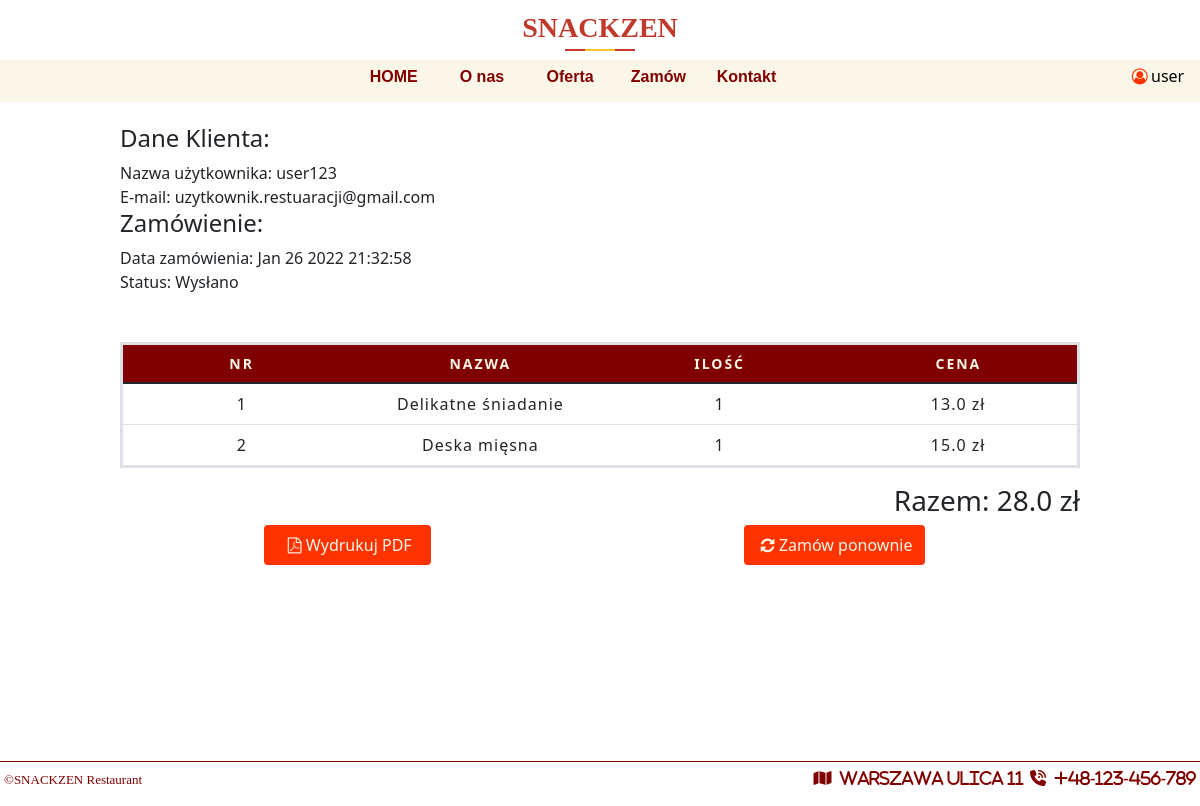
The app's page /orders/ba9dc15927 (signed in) with its own data.
### Restaurant/models.py (models this page shows, shortened)
class User(db.Model, UserMixin):
    id = db.Column(db.Integer, primary_key=True)
    username = db.Column(db.String(20), unique=True, nullable=False)
    email = db.Column(db.String(120), unique=True, nullable=False)
    password = db.Column(db.String(60), unique=True)

class CustomerOrder(db.Model):
    id = db.Column(db.Integer, primary_key=True)
    invoice = db.Column(db.String(20), unique=True, nullable=False)
    status = db.Column(db.String(20), default='Niezapłacone', nullable=False)
    customer_id = db.Column(db.String(20), unique=False, nullable=False)
    date_created = db.Column(db.DateTime, default=datetime.utcnow, nullable=False)
    orders = db.Column(JsonEcodedDict)

### Restaurant/orders/routes.py (the view)
@order.route('/orders/<invoice>')
@login_required
def orders(invoice):
    if current_user.is_authenticated:
       total = 0
       orders = CustomerOrder.query.filter_by(invoice=invoice).first()
       customer = User.query.filter_by(id=orders.customer_id).first()
       for _key, product in orders.orders.items():
           total += float(product['price']) * int(product['quantity'])
    else:
        return redirect(url_for('users.login'))
    return render_template('user-order.html', menu=menu, invoice=invoice, total=str(total), customer=customer, orders=orders)

### Restaurant/models.py (called while the page is built)
@login_manager.user_loader
def load_user(user_id):
    return User.query.get(int(user_id))

    def process_result_value(self, value, dialect):
        if value is None:
            return {}
        else:
            return json.loads(value)

### Restaurant/templates/user-order.html (shortened to what this page needs)
{% extends "layout.html" %}
{% block content %}
    <div style="background-color: white" id="information-box">
        <div class="information-box-content3">
                <h4>Dane Klienta: </h4>
                Nazwa użytkownika: {{ customer.username }} <br>
                E-mail: {{ customer.email }} <br>
                <h4>Zamówienie: </h4>
                Data zamówienia: {{ orders.date_created.strftime("%b %d %Y %H:%M:%S") }} <br>
                Status: {{ orders.status }} <br>
                <br>
                <br>
                    <table class="table">
                    <thead>
                        <th class="text-center">Nr</th>
                        <th class="text-center">Nazwa</th>
                        <th class="text-center">Ilość</th>
                        <th class="text-center">Cena</th>
                    </thead>
                    <tbody>
                        {% for key, product in orders.orders.items() %}
                            <tr>
                                <td>{{ loop.index }}</td>
                                <td>{{ product.name }}</td>
                                <td>{{ product.quantity }}</td>
                                <td>{{ product.price }} zł</td>
                            </tr>
                        {% endfor %}
                    </tbody>
                </table>
                <h3 style ="text-align: right">Razem: {{ total }} zł</h3>
                <div class="buttons">
                    <form class="form-btn" action="{{url_for('order.get_pdf', invoice=invoice)}}" method="POST">
                        <button class="btn" type='submit'><i class="icon-pdf"></i>Wydrukuj PDF</button>
                    </form>
                    <form class="form-btn" action="{{url_for('order.order_again', invoice=invoice)}}" method="POST">
                        <button class="btn" type='submit'><i class="icon-update"></i>Zamów ponownie</button>
                    </form>
        </div>
    </div>
    </div>
{% endblock %}

### Restaurant/templates/layout.html (shortened to what this page needs)
<!DOCTYPE html>
<html lang="en">
<head>
    <link href="https://cdn.jsdelivr.net/npm/bootstrap@5.1.3/dist/css/bootstrap.min.css" rel="stylesheet">
    <link rel= "stylesheet" type= "text/css" href= "{{ url_for('static',filename='styles/style.css') }}">
    <link rel= "stylesheet" type= "text/css" href= "{{ url_for('static',filename='styles/fontello.css') }}">
</head>
<body>
    <div id="top-bar">
        <div id="res_name">
            <div class="page_title text-center">
                <h3 style="font-family: Food">SNACKZEN</h3>
            </div>
        </div>
        <div id="contest-menu">
            {% for el in menu %}
                <a style="font-weight: bold;color:maroon" class="contest-menu-element" href="{{ url_for(el.url) }}">{{ el.name }} </a>
            {% endfor %}
            {% if current_user.is_authenticated %}
                <div class="contest-menu-element-user">
            <a><i class="icon-user"></i></a>{{ current_user.username }}
            </div>
            {% endif %}
        </div>
    </div>
{% block content %}{% endblock %}
    <footer style="display: flex;flex-direction: row; justify-content: space-between">
        <p>©SNACKZEN Restaurant</p><p><i style="color: maroon;font-weight: bold" class="fa fa-map-o" aria-hidden="true">&nbsp;&nbsp;Warszawa Ulica 11</i>&nbsp;&nbsp;<i style="color: maroon;font-weight: bold;" class="fa fa-volume-control-phone" aria-hidden="true">&nbsp;&nbsp;+48-123-456-789</i></p>
    </footer>
</body>
</html>

### Restaurant/static/styles/style.css (style rules this page uses)
body { margin: 0px; height: 100vh; width: 100%; background-color: white; overflow: hidden; }
footer { color: maroon; border-top: groove; border-top-color: #800000; border-width: thin; text-align: center; font-size: small; font-family: Food2; }
form { width: 100%; display: grid; grid-template-columns: auto auto; grid-gap: 1%; }
footer p { margin-top: 8px; margin-left: 4px; margin-right: 4px; }
footer i { font-size: medium; }
#top-bar { position: relative; width: 100%; height: 13%; background-color: white; margin-bottom: .3%; }
#res_name { height: 60%; position: absolute; text-align: center; width: 100%; font-size: 25px; font-weight: lighter; }
#contest-menu { position: absolute; bottom: 2%; background-color: rgb(250,247, 232); text-align: center; width: 100%; height: 40%; }
.contest-menu-element { font-family: Arial Narrow, sans-serif; width: 7%; text-align: center; color: black; display: inline-block; height: 100%; line-height: 2; text-decoration: none; }
.contest-menu-element-user { margin-left: 28%; margin-right: -28%; text-align: center; color: black; display: inline-block; justify-content: right; height: 100%; line-height: 2; text-decoration: none; }
#information-box { height: 81.7%; width: 100%; background-color: rgb(250,247, 232); display: flex; flex-direction: row; justify-content: space-around; }
.information-box-content3 { align-self: center; height: 95%; width: 80%; display: flex; flex-direction: column; justify-content: flex-start; overflow-y: auto; }
.icon-user { color: #ff3300; }
table { table-layout: fixed; width: 100%; border-collapse: collapse; border: 3px solid #800000; }
thead { background-color: #800000; color: rgb(250,247, 232); font-size: 0.875rem; text-transform: uppercase; }
tbody td { text-align: center; }
th { letter-spacing: 2px; border: 1px solid #800000; }
td { letter-spacing: 1px; justify-content: space-between; }
.btn { font-size: 1rem; background-color: #ff3300; color: rgb(250,247, 232); border: maroon; padding: .5rem; }
.buttons { display: flex; flex-direction: row; justify-content: space-around; }
.form-btn { width: 20%; }
.page_title { padding: 0px 0px; }
.page_title h3 { color: #c0392b; font-weight: 700; line-height: 2; margin-bottom: 0; position: relative; text-transform: capitalize; }
.page_title h3::before { background: #c0392b; width: 70px; height: 2px; position: absolute; content: ''; top: 90%; left: 50%; transform: translate(-50%, -50%); }
.page_title h3::after { position: absolute; content: ''; background: #fbc531; width: 30px; height: 2px; top: 90%; left: 50%; transform: translate(-50%, -50%); }

### records on screen
User: username "user"
User: username "user123", email "uzytkownik.restuaracji@gmail.com"
CustomerOrder: date_created "Jan 26 2022 21:32:58", status "Wysłano"

### other values on screen
{{ el.name }} "HOME" "O nas" "Oferta" "Zamów" "Kontakt"
{{ product.name }} "Delikatne śniadanie" "Deska mięsna"
{{ product.quantity }} "1" "1"
{{ product.price }} "13.0" "15.0"
{{ total }} "28.0"
